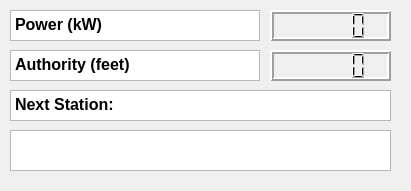
  <widget class="QFrame" name="travelParameters">
   <property name="geometry">
    <rect>
     <x>20</x>
     <y>60</y>
     <width>411</width>
     <height>191</height>
    </rect>
   </property>
   <property name="frameShape">
    <enum>QFrame::NoFrame</enum>
   </property>
   <property name="frameShadow">
    <enum>QFrame::Raised</enum>
   </property>
   <widget class="QTextBrowser" name="textBrowser_5">
    <property name="geometry">
     <rect>
      <x>10</x>
      <y>50</y>
      <width>250</width>
      <height>31</height>
     </rect>
    </property>
    <property name="html">
     <string>&lt;!DOCTYPE HTML PUBLIC &quot;-//W3C//DTD HTML 4.0//EN&quot; &quot;http://www.w3.org/TR/REC-html40/strict.dtd&quot;&gt;
&lt;html&gt;&lt;head&gt;&lt;meta name=&quot;qrichtext&quot; content=&quot;1&quot; /&gt;&lt;style type=&quot;text/css&quot;&gt;
p, li { white-space: pre-wrap; }
&lt;/style&gt;&lt;/head&gt;&lt;body style=&quot; font-family:'MS Shell Dlg 2'; font-size:8.25pt; font-weight:400; font-style:normal;&quot;&gt;
&lt;p style=&quot; margin-top:0px; margin-bottom:0px; margin-left:0px; margin-right:0px; -qt-block-indent:0; text-indent:0px;&quot;&gt;&lt;span style=&quot; font-size:12pt; font-weight:600;&quot;&gt;Authority (feet)&lt;/span&gt;&lt;/p&gt;&lt;/body&gt;&lt;/html&gt;</string>
    </property>
   </widget>
   <widget class="QTextBrowser" name="textBrowser_6">
    <property name="geometry">
     <rect>
      <x>10</x>
      <y>10</y>
      <width>250</width>
      <height>31</height>
     </rect>
    </property>
    <property name="html">
     <string>&lt;!DOCTYPE HTML PUBLIC &quot;-//W3C//DTD HTML 4.0//EN&quot; &quot;http://www.w3.org/TR/REC-html40/strict.dtd&quot;&gt;
&lt;html&gt;&lt;head&gt;&lt;meta name=&quot;qrichtext&quot; content=&quot;1&quot; /&gt;&lt;style type=&quot;text/css&quot;&gt;
p, li { white-space: pre-wrap; }
&lt;/style&gt;&lt;/head&gt;&lt;body style=&quot; font-family:'MS Shell Dlg 2'; font-size:8.25pt; font-weight:400; font-style:normal;&quot;&gt;
&lt;p style=&quot; margin-top:0px; margin-bottom:0px; margin-left:0px; margin-right:0px; -qt-block-indent:0; text-indent:0px;&quot;&gt;&lt;span style=&quot; font-size:12pt; font-weight:600;&quot;&gt;Power (kW)&lt;/span&gt;&lt;/p&gt;&lt;/body&gt;&lt;/html&gt;</string>
    </property>
   </widget>
   <widget class="QTextBrowser" name="textBrowser_7">
    <property name="geometry">
     <rect>
      <x>10</x>
      <y>90</y>
      <width>381</width>
      <height>31</height>
     </rect>
    </property>
    <property name="html">
     <string>&lt;!DOCTYPE HTML PUBLIC &quot;-//W3C//DTD HTML 4.0//EN&quot; &quot;http://www.w3.org/TR/REC-html40/strict.dtd&quot;&gt;
&lt;html&gt;&lt;head&gt;&lt;meta name=&quot;qrichtext&quot; content=&quot;1&quot; /&gt;&lt;style type=&quot;text/css&quot;&gt;
p, li { white-space: pre-wrap; }
&lt;/style&gt;&lt;/head&gt;&lt;body style=&quot; font-family:'MS Shell Dlg 2'; font-size:8.25pt; font-weight:400; font-style:normal;&quot;&gt;
&lt;p style=&quot; margin-top:0px; margin-bottom:0px; margin-left:0px; margin-right:0px; -qt-block-indent:0; text-indent:0px;&quot;&gt;&lt;span style=&quot; font-size:12pt; font-weight:600;&quot;&gt;Next Station:&lt;/span&gt;&lt;/p&gt;&lt;/body&gt;&lt;/html&gt;</string>
    </property>
   </widget>
   <widget class="QLCDNumber" name="power">
    <property name="geometry">
     <rect>
      <x>270</x>
      <y>10</y>
      <width>121</width>
      <height>31</height>
     </rect>
    </property>
    <property name="autoFillBackground">
     <bool>true</bool>
    </property>
    <property name="lineWidth">
     <number>2</number>
    </property>
    <property name="smallDecimalPoint">
     <bool>false</bool>
    </property>
   </widget>
   <widget class="QLCDNumber" name="authority">
    <property name="geometry">
     <rect>
      <x>270</x>
      <y>50</y>
      <width>121</width>
      <height>31</height>
     </rect>
    </property>
    <property name="autoFillBackground">
     <bool>true</bool>
    </property>
    <property name="lineWidth">
     <number>2</number>
    </property>
    <property name="smallDecimalPoint">
     <bool>false</bool>
    </property>
   </widget>
   <widget class="QTextBrowser" name="upcomingStation">
    <property name="geometry">
     <rect>
      <x>10</x>
      <y>130</y>
      <width>381</width>
      <height>41</height>
     </rect>
    </property>
    <property name="font">
     <font>
      <pointsize>14</pointsize>
     </font>
    </property>
   </widget>
  </widget>
